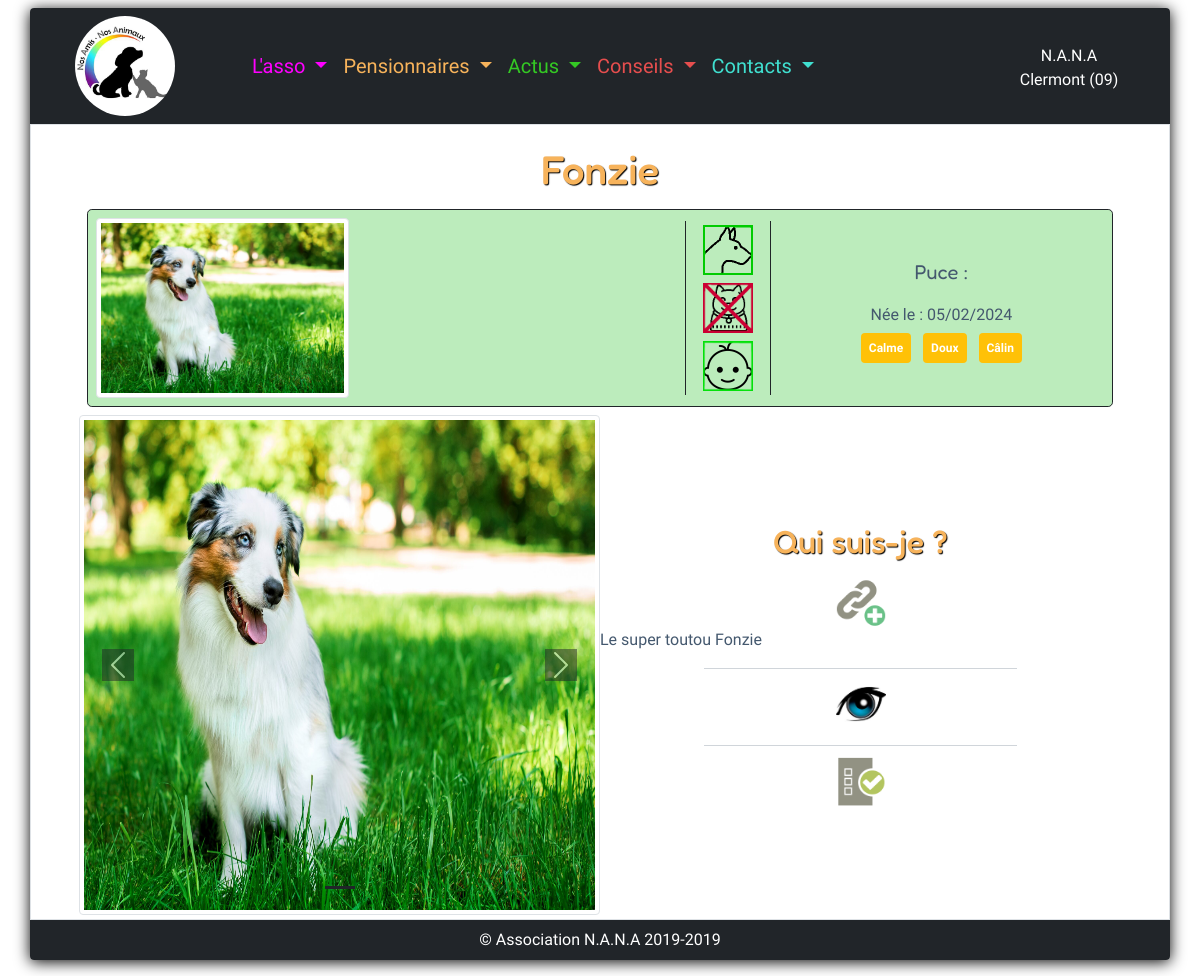
The page /animal&idAnimal=6 on the database as committed earlier.
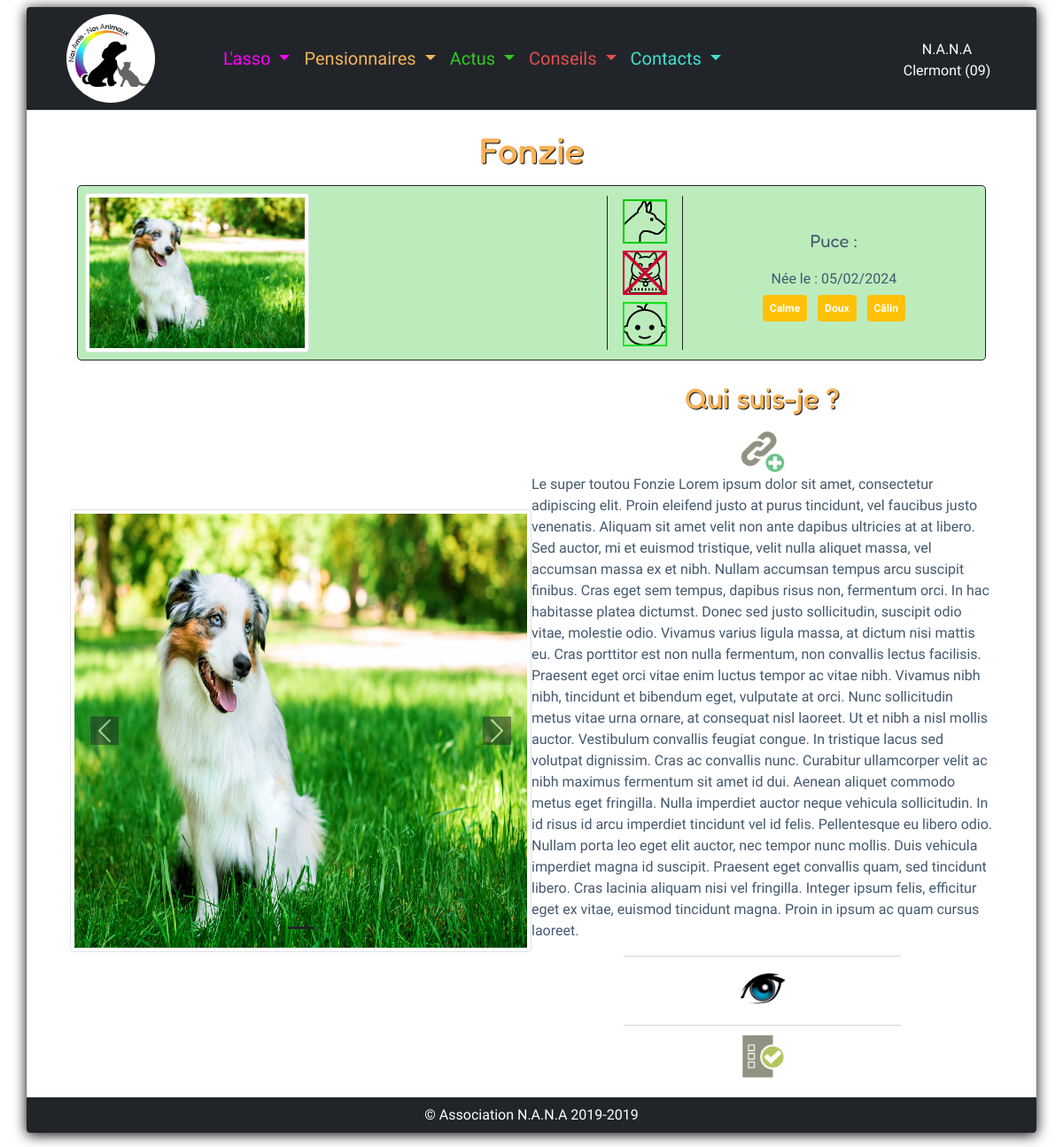
The same page on the database as committed later.
### tables this page shows
CREATE TABLE `animal` (
  `id_animal` int(11) NOT NULL,
  `nom_animal` varchar(45) NOT NULL,
  `type_animal` enum('chien','chat') NOT NULL,
  `puce` int(11) DEFAULT NULL,
  `sexe` tinyint(4) NOT NULL,
  `date_naissance_animal` date NOT NULL DEFAULT current_timestamp(),
  `date_adoption_animal` date DEFAULT NULL,
  `ami_chien` enum('oui','non','N/A') DEFAULT NULL,
  `ami_chat` enum('oui','non','N/A') DEFAULT NULL,
  `ami_enfant` enum('oui','non','N/A') DEFAULT NULL,
  `description_animal` longtext DEFAULT NULL,
  `adoption_description_animal` longtext DEFAULT NULL,
  `engagement_description_animal` longtext DEFAULT NULL,
  `localisation_description_animal` longtext DEFAULT NULL,
  `id_status` int(11) NOT NULL
);

### models/animal.dao.php (called while the page is built, shortened)
<?php
function getCaracteresAnimals($idAnimal) {
    $bdd = connexionPDO();
    $stmt = $bdd->prepare('
        SELECT c.libelle_caractere_m, c.libelle_caractere_f
        FROM caractere c
        INNER join dispose d on c.id_caractere = d.id_caractere
        where id_animal = :idAnimal
    ');
    $stmt->bindValue(':idAnimal', $idAnimal, PDO::PARAM_INT);
    $stmt->execute();
    $caracteres = $stmt->fetchAll(PDO::FETCH_ASSOC);
    return $caracteres;
}
function getAnimalFromIdAnimalBd($idAnimal) {
    $bdd = connexionPDO();
    $req = "
        SELECT *
        FROM animal
        where id_animal = :idAnimal";
    $stmt = $bdd->prepare($req);
    $stmt->bindValue(':idAnimal', $idAnimal, PDO::PARAM_INT);
    $stmt->execute();
    $animal = $stmt->fetch(PDO::FETCH_ASSOC);
    return $animal;
}

### views/front/animal.view.php (the view, shortened to what the changed rows need)
<?php
echo styleTitreNiveau1($animal['nom_animal'], COLOR_TITRE_PENSIONNAIRES) ?>
<div class="row border border-dark rounded-3 m-2 align-items-center <?= ($animal['sexe']) ? "perso_bgVert" : "perso_bgRose" ?>">
    <div class="col p-2 center">
    </div>
    <div class="col-2 col-md-1 border-start border-end text-center border-dark">
    </div>
    <div class="col-6 col-md-4 text-center">
        <div class="perso_policeTitre perso_Size20 mb-3">Puce : <?php $animal['puce'] ?></div>
        <div class="mb-2">Née le : <?= date("d/m/Y", strtotime($animal['date_naissance_animal'])) ?></div>
        <div class="">
            <?php foreach ($caracteres as $caractere) : ?>
                <span class="badge bg-warning m-1 p-2 d-none d-sm-inline"><?= ($animal['sexe']) ? $caractere['libelle_caractere_m'] : $caractere['libelle_caractere_f'] ?></span>
            <?php endforeach; ?>
        </div>
    </div>
</div>
<div class="row g-0 align-items-center">
    <div class="col-12 col-lg-6">
    </div>
    <div class="col-12 col-lg-6">
        <div class="">
            <?= styleTitreNiveau2("Qui suis-je ?", COLOR_TITRE_PENSIONNAIRES) ?>
            <p>
                <img src="<?= URL ?>public/sources/images/autres/icones/IconeAdopt.png" alt="" width="50" height="50" class="d-block mx-auto">
                <?= $animal['description_animal'] ?>
            </p>
            <hr />
            <p>
                <img src="<?= URL ?>public/sources/images/autres/icones/oeil.jpg" alt="" width="50" height="50" class="d-block mx-auto">
            </p>
            <hr />
            <p>
                <img src="<?= URL ?>public/sources/images/autres/icones/iconeContrat.png" alt="" width="50" height="50" class="d-block mx-auto">
            </p>
        </div>
    </div>
</div>
<?php
require "views/commons/template.php"
?>

Rows that differ between the two databases and show on the page:
changed animal "Fonzie": description_animal "Le super toutou Fonzie" → "Le super toutou Fonzie Lorem ipsum dolor sit amet, consectetur adipiscing elit. Proin eleifend justo at purus tincidunt, vel faucibus justo venenatis. Aliquam sit amet velit non ante dapibus ultricies at at libero. Sed auctor, mi et euismod tristique, velit nulla aliquet massa, vel accumsan massa ex et nibh. Nullam accumsan tempus arcu suscipit finibus. Cras eget sem tempus, dapibus risus non, fermentum orci. In hac habitasse platea dictumst. Donec sed justo sollicitudin, suscipit odio vitae, molestie odio. Vivamus varius ligula massa, at dictum nisi mattis eu. Cras porttitor est non nulla fermentum, non convallis lectus facilisis. Praesent eget orci vitae enim luctus tempor ac vitae nibh.…"
